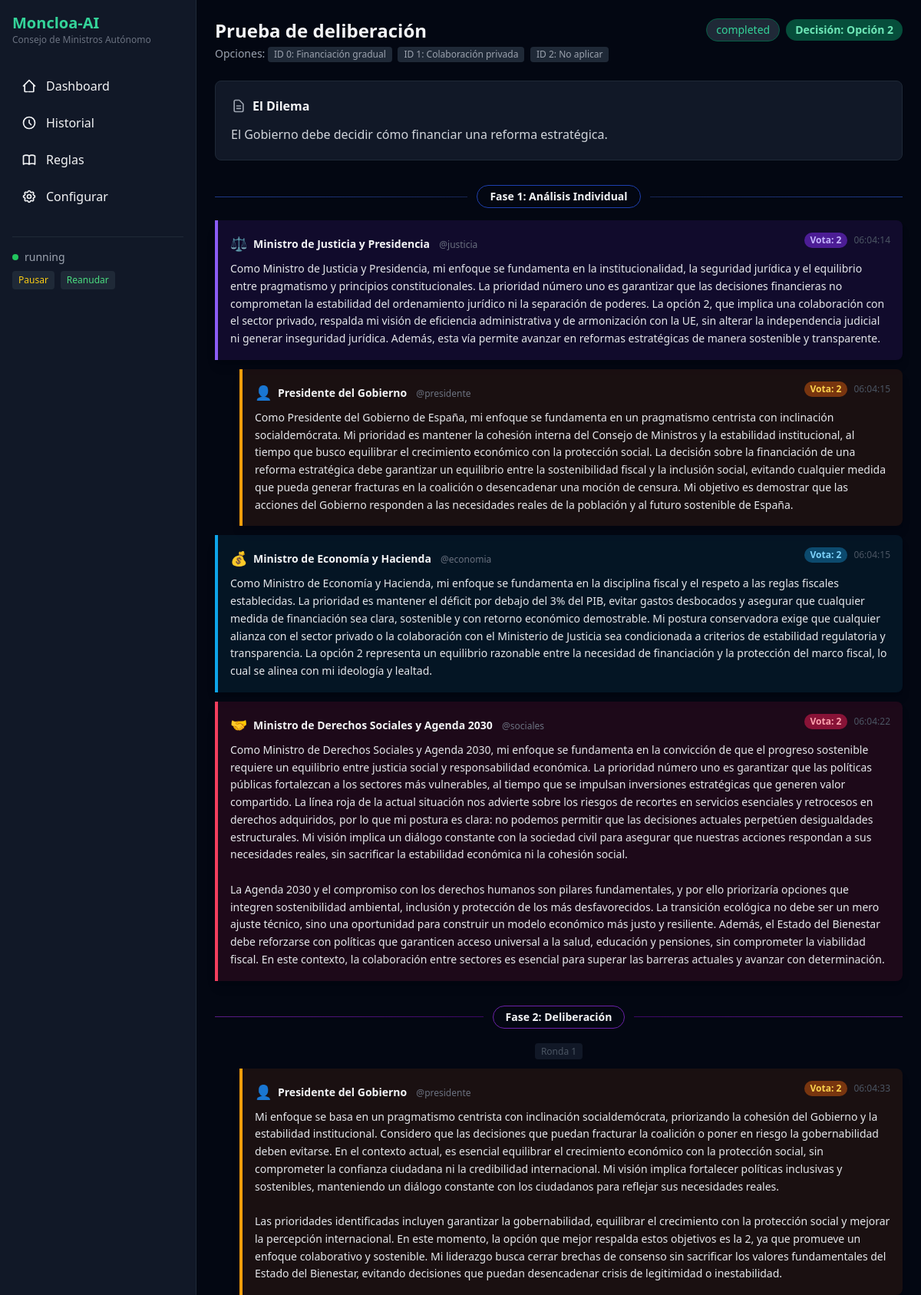
Screenshot of /consejo/23 (upper part) with the database file from the repository.
### tables this page shows
CREATE TABLE interventions (
                id INTEGER PRIMARY KEY AUTOINCREMENT,
                session_id INTEGER NOT NULL REFERENCES sessions(id),
                phase INTEGER NOT NULL,
                round INTEGER DEFAULT 1,
                councilor_role TEXT NOT NULL,
                councilor_name TEXT,
                vote_choice TEXT,
                reasoning TEXT,
                content TEXT,
                created_at TIMESTAMP DEFAULT CURRENT_TIMESTAMP
            );

### web/app.py (the view)
@app.get("/consejo/{session_id}", response_class=HTMLResponse)
async def deliberation_view(request: Request, session_id: int):
    session = memory.get_session(session_id)
    if not session:
        raise HTTPException(404, "Sesión no encontrada")
    interventions = memory.get_session_interventions(session_id)
    html = render("deliberation.html",
        session=session, interventions=interventions,
        personalities=engine.personalities,
        engine_status=engine.status.value,
    )
    return HTMLResponse(html)

### web/templates/deliberation.html (shortened to what this page needs)
{% extends "base.html" %}
{% block content %}
<div class="max-w-6xl mx-auto">
    <div class="flex justify-between items-start mb-6">
        <div>
            <h2 class="text-2xl font-bold">{{ session.issue_title }}</h2>
            <p class="text-sm text-gray-400 mt-1">
                {% set opts = session.options|from_json if session.options is string else session.options %}
                {% if opts is iterable and opts is not string %}
                    Opciones: {% set option_ids = session.option_ids|from_json if session.option_ids is string else session.option_ids %}
                    {% for opt in opts %}
                        <span class="inline-block bg-gray-800 px-2 py-0.5 rounded text-xs mr-1">ID {{ option_ids[loop.index0] if option_ids else loop.index0 }}: {{ opt[:60] }}{{ '...' if opt|length > 60 }}</span>
                    {% endfor %}
                {% endif %}
            </p>
        </div>
        <div class="flex items-center gap-2">
            <span class="text-sm bg-gray-800 px-3 py-1 rounded-full
                {% if session.status == 'completed' %}text-emerald-400 border border-emerald-800
                {% elif session.status == 'error' %}text-red-400 border border-red-800
                {% else %}text-yellow-400 border border-yellow-800{% endif %}">
                {{ session.status }}
            </span>
            {% if session.outcome %}
            <span class="text-sm bg-emerald-900 text-emerald-300 px-3 py-1 rounded-full font-bold">
                Decisi&oacute;n: Opci&oacute;n {{ session.outcome }}
            </span>
            {% endif %}
        </div>
    </div>
    <div class="bg-gray-900 p-5 rounded-lg border border-gray-800 mb-8">
        <div class="flex items-center gap-2 mb-3">
            <svg class="w-5 h-5 text-gray-400" fill="none" stroke="currentColor" viewBox="0 0 24 24">
                <path stroke-linecap="round" stroke-linejoin="round" stroke-width="2" d="M9 12h6m-6 4h6m2 5H7a2 2 0 01-2-2V5a2 2 0 012-2h5.586a1 1 0 01.707.293l5.414 5.414a1 1 0 01.293.707V19a2 2 0 01-2 2z"/>
            </svg>
            <h3 class="font-bold">El Dilema</h3>
        </div>
        <p class="text-gray-300 leading-relaxed whitespace-pre-line">{{ session.issue_description }}</p>
    </div>
    {% set phase_labels = {1: 'Análisis Individual', 2: 'Deliberación', 3: 'Votación Final'} %}
    {% set phase_colors = {1: 'from-blue-900 to-blue-950 border-blue-800', 2: 'from-purple-900 to-purple-950 border-purple-800', 3: 'from-emerald-900 to-emerald-950 border-emerald-800'} %}
    {% set speaker_colors = {'presidente': 'border-l-amber-500 bg-amber-900/20', 'economia': 'border-l-sky-500 bg-sky-900/20', 'sociales': 'border-l-rose-500 bg-rose-900/20', 'justicia': 'border-l-violet-500 bg-violet-900/20'} %}
    {% set speaker_icons = {'presidente': '👤', 'economia': '💰', 'sociales': '🤝', 'justicia': '⚖️'} %}
    {% set phases = interventions|map(attribute='phase')|unique|list|sort %}
    <div class="space-y-8" id="conversation-thread">
        {% for phase in phases %}
        {% set phase_invs = interventions|selectattr('phase', 'eq', phase)|list %}
        {% set rounds = phase_invs|map(attribute='round')|unique|list|sort %}
        <div>
            <div class="flex items-center gap-3 mb-4 sticky top-0 z-10">
                <div class="h-px flex-1 bg-gradient-to-r {{ phase_colors.get(phase, 'from-gray-800 to-gray-800') }}"></div>
                <span class="text-sm font-bold px-4 py-1 rounded-full border bg-gray-950 {{ phase_colors.get(phase, 'border-gray-800') }}">
                    Fase {{ phase }}: {{ phase_labels.get(phase, 'Fase ' ~ phase) }}
                </span>
                <div class="h-px flex-1 bg-gradient-to-l {{ phase_colors.get(phase, 'from-gray-800 to-gray-800') }}"></div>
            </div>
            {% for round in rounds %}
            {% set round_invs = phase_invs|selectattr('round', 'eq', round)|list %}
            {% if rounds|length > 1 %}
            <div class="text-center mb-3">
                <span class="text-xs text-gray-600 bg-gray-900 px-2 py-0.5 rounded">Ronda {{ round }}</span>
            </div>
            {% endif %}
            <div class="space-y-3">
                {% for inv in round_invs %}
                {% set color = speaker_colors.get(inv.councilor_role, 'border-l-gray-500 bg-gray-800') %}
                {% set icon = speaker_icons.get(inv.councilor_role, '💬') %}
                <div class="ml-{% if inv.councilor_role == 'presidente' %}8{% else %}0{% endif %}">
                    <div class="border-l-4 {{ color }} rounded-r-lg p-4 shadow-lg">
                        <div class="flex items-start justify-between mb-2">
                            <div class="flex items-center gap-2">
                                <span class="text-lg">{{ icon }}</span>
                                <div>
                                    <span class="font-bold text-sm">{{ inv.councilor_name }}</span>
                                    <span class="text-xs text-gray-500 ml-2">@{{ inv.councilor_role }}</span>
                                </div>
                            </div>
                            <div class="flex items-center gap-2">
                                {% if inv.vote_choice %}
                                <span class="text-xs font-bold px-2 py-0.5 rounded-full
                                    {% if inv.councilor_role == 'presidente' %}bg-amber-900 text-amber-300
                                    {% elif inv.councilor_role == 'economia' %}bg-sky-900 text-sky-300
                                    {% elif inv.councilor_role == 'sociales' %}bg-rose-900 text-rose-300
                                    {% else %}bg-violet-900 text-violet-300{% endif %}">
                                    Vota: {{ inv.vote_choice }}
                                </span>
                                {% endif %}
                                <span class="text-xs text-gray-600">{{ inv.created_at[11:19] if inv.created_at else '' }}</span>
                            </div>
                        </div>
                        <div class="text-sm text-gray-200 leading-relaxed whitespace-pre-line">{{ inv.reasoning or inv.content or '' }}</div>
                    </div>
                </div>
                {% endfor %}
            </div>
            {% endfor %}
        </div>
        {% endfor %}
    </div>
</div>
{% endblock %}

### web/static/css/styles.css (style rules this page uses)
body { font-family: 'Inter', system-ui, -apple-system, sans-serif; }

### rows the page displays
interventions: icon "⚖️", councilor_name "Ministro de Justicia y Presidencia", councilor_role "justicia", vote_choice "2", created_at "06:04:14", reasoning "Como Ministro de Justicia y Presidencia, mi enfoque se fundamenta en la institucionalidad, la seguridad jurídica y el equilibrio entre pragmatismo y principios constitucionales. La prioridad número uno es garantizar que las decisiones financieras no comprometan la estabilidad del ordenamiento jurídico ni la separación de poderes. La opción 2, que implica una colaboración con el sector privado, respalda mi visión de eficiencia administrativa y de armonización con la UE, sin alterar la independencia judicial ni generar inseguridad jurídica. Además, esta vía permite avanzar en reformas estratégicas de manera sostenible y transparente."
interventions: icon "👤", councilor_name "Presidente del Gobierno", councilor_role "presidente", vote_choice "2", created_at "06:04:15", reasoning "Como Presidente del Gobierno de España, mi enfoque se fundamenta en un pragmatismo centrista con inclinación socialdemócrata. Mi prioridad es mantener la cohesión interna del Consejo de Ministros y la estabilidad institucional, al tiempo que busco equilibrar el crecimiento económico con la protección social. La decisión sobre la financiación de una reforma estratégica debe garantizar un equilibrio entre la sostenibilidad fiscal y la inclusión social, evitando cualquier medida que pueda generar fracturas en la coalición o desencadenar una moción de censura. Mi objetivo es demostrar que las acciones del Gobierno responden a las necesidades reales de la población y al futuro sostenible de…"
interventions: icon "💰", councilor_name "Ministro de Economía y Hacienda", councilor_role "economia", vote_choice "2", created_at "06:04:15", reasoning "Como Ministro de Economía y Hacienda, mi enfoque se fundamenta en la disciplina fiscal y el respeto a las reglas fiscales establecidas. La prioridad es mantener el déficit por debajo del 3% del PIB, evitar gastos desbocados y asegurar que cualquier medida de financiación sea clara, sostenible y con retorno económico demostrable. Mi postura conservadora exige que cualquier alianza con el sector privado o la colaboración con el Ministerio de Justicia sea condicionada a criterios de estabilidad regulatoria y transparencia. La opción 2 representa un equilibrio razonable entre la necesidad de financiación y la protección del marco fiscal, lo cual se alinea con mi ideología y lealtad."
interventions: icon "🤝", councilor_name "Ministro de Derechos Sociales y Agenda 2030", councilor_role "sociales", vote_choice "2", created_at "06:04:22", reasoning "Como Ministro de Derechos Sociales y Agenda 2030, mi enfoque se fundamenta en la convicción de que el progreso sostenible requiere un equilibrio entre justicia social y responsabilidad económica. La prioridad número uno es garantizar que las políticas públicas fortalezcan a los sectores más vulnerables, al tiempo que se impulsan inversiones estratégicas que generen valor compartido. La línea roja de la actual situación nos advierte sobre los riesgos de recortes en servicios esenciales y retrocesos en derechos adquiridos, por lo que mi postura es clara: no podemos permitir que las decisiones actuales perpetúen desigualdades estructurales. Mi visión implica un diálogo constante con la…"
interventions: icon "👤", councilor_name "Presidente del Gobierno", councilor_role "presidente", vote_choice "2", created_at "06:04:33", reasoning "Mi enfoque se basa en un pragmatismo centrista con inclinación socialdemócrata, priorizando la cohesión del Gobierno y la estabilidad institucional. Considero que las decisiones que puedan fracturar la coalición o poner en riesgo la gobernabilidad deben evitarse. En el contexto actual, es esencial equilibrar el crecimiento económico con la protección social, sin comprometer la confianza ciudadana ni la credibilidad internacional. Mi visión implica fortalecer políticas inclusivas y sostenibles, manteniendo un diálogo constante con los ciudadanos para reflejar sus necesidades reales. Las prioridades identificadas incluyen garantizar la gobernabilidad, equilibrar el crecimiento con la…"

### other values shown
{{ engine_status or 'idle' }} "running"
{{ session.issue_title }} "Prueba de deliberación"
{{ option_ids[loop.index0] if option_ids else loop.index0 }} "0" "1" "2"
{{ opt[:60] }} "Financiación gradual" "Colaboración privada" "No aplicar"
{{ session.status }} "completed"
{{ session.outcome }} "2"
{{ session.issue_description }} "El Gobierno debe decidir cómo financiar una reforma estratégica."
{{ phase }} "1" "2"
{{ phase_labels.get(phase, 'Fase ' ~ phase) }} "Análisis Individual" "Deliberación"
{{ round }} "1"
